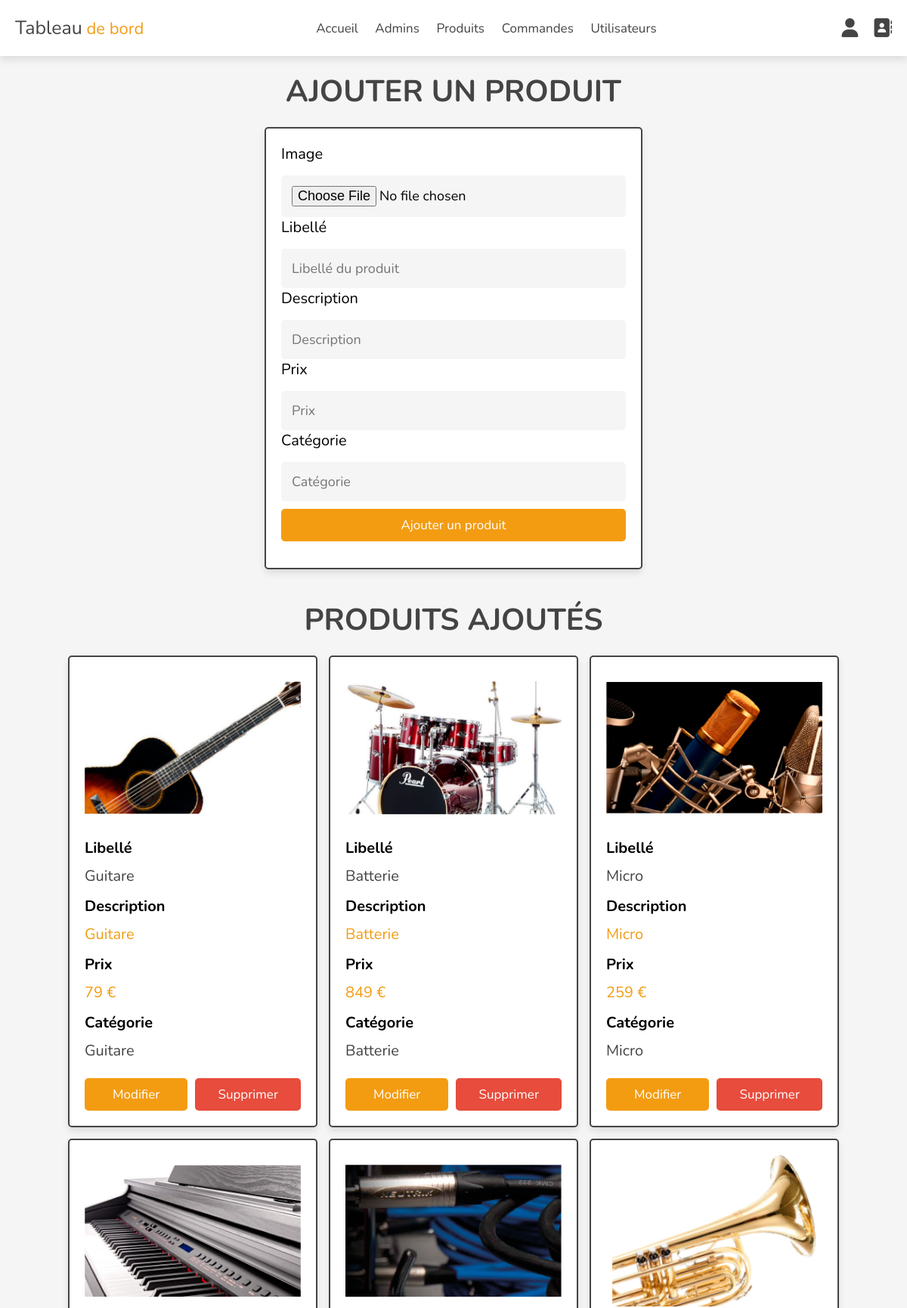
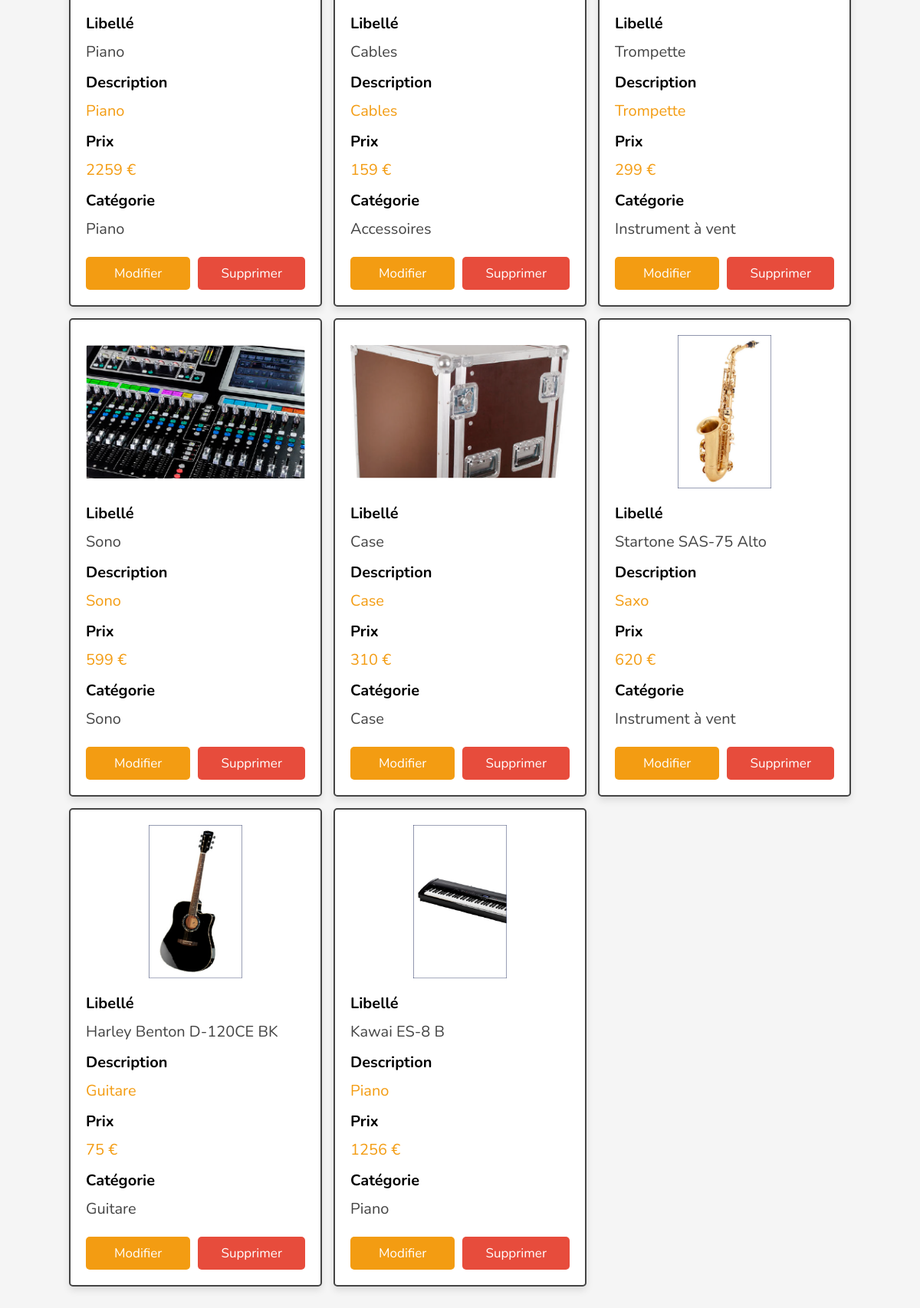
Screenshot of /admin/products.php (signed in) with the database file from the repository (2 pictures, top to bottom).
### tables this page shows
CREATE TABLE `products` (
  `id` int(100) NOT NULL,
  `libelle` varchar(100) NOT NULL,
  `details` varchar(500) NOT NULL,
  `prix` int(10) NOT NULL,
  `image` varchar(100) NOT NULL,
  `categorie` varchar(100) NOT NULL
);

### admin/products.php (the view, shortened to what this page needs)
<?php
include '../components/connect.php';
?>
<!DOCTYPE html>
<html lang="en">
<head>
   <link rel="stylesheet" href="https://cdnjs.cloudflare.com/ajax/libs/font-awesome/6.1.1/css/all.min.css">
   <link rel="stylesheet" href="assets/css/admin_style.css">
</head>
<body>
   <?php include '../components/admin_header.php' ?>
   <section class="add-products">
      <h1 class="heading">Ajouter un produit</h1>
      <form action="" method="post" enctype="multipart/form-data">
         <div class="flex">
            <div class="inputbox">
               <label class="title">Image</label>
               <input type="file" name="image" class="box" accept="image.png, image.jpeg, image.jpg" required>
            </div>
            <div class="inputbox">
               <label class="title">Libellé</label>
               <input type="text" name="libelle" class="box" placeholder="Libellé du produit" required>
            </div>
            <div class="inputbox">
               <label class="title">Description</label>
               <input type="text" name="details" class="box" placeholder="Description" required>
            </div>
            <div class="inputbox">
               <label class="title">Prix</label>
               <input type="number" name="prix" class="box" placeholder="Prix" required>
            </div>
            <div class="inputbox">
               <label class="title">Catégorie</label>
               <input type="text" name="categorie" class="box" placeholder="Catégorie" required>
            </div>
            <input type="submit" value="Ajouter un produit" class="option-btn" name="add_product">
         </div>
      </form>
   </section>
   <section class="show-products">
      <h1 class="heading">Produits ajoutés</h1>
      <div class="box-container">
         <?php
         $select_products = $conn->prepare("SELECT * FROM `products`");
         $select_products->execute();
         if ($select_products->rowCount() > 0) {
            while ($fetch_products = $select_products->fetch(PDO::FETCH_ASSOC)) {
         ?>
               <div class="box">
                  <img src="assets/images/<?= $fetch_products['image']; ?>" alt="">
                  <h3>Libellé</h3>
                  <div class="libelle"><?= $fetch_products['libelle']; ?></div>
                  <h3>Description</h3>
                  <div class="description"><span><?= $fetch_products['details']; ?></span></div>
                  <h3>Prix</h3>
                  <div class="prix"><span><?= $fetch_products['prix'] . ' €'; ?></span></div>
                  <h3>Catégorie</h3>
                  <div class="categorie"><span><?= $fetch_products['categorie']; ?></span></div>
                  <div class="flex-btn">
                     <a href="update_product.php?update=<?= $fetch_products['id']; ?>" class="option-btn">Modifier</a>
                     <a href="produits.php?delete=<?= $fetch_products['id']; ?>" class="delete-btn" onclick="return confirm('Voulez-vous supprimer ce produit ?');">Supprimer</a>
                  </div>
               </div>
         <?php
            }
         } else {
            echo '<p class="empty">Aucun produit ajouté !</p>';
         }
         ?>
      </div>
   </section>
</body>
</html>

### admin/assets/css/admin_style.css (style rules this page uses)
:root { --main-color:#2980b9; --orange:#f39c12; --red:#e74c3c; --black:#444; --white:#fff; --light-color:#777; --light-bg:#f5f5f5; --border:.2rem solid var(--black); --box-shadow:0 .5rem 1rem rgba(0,0,0,.1); }
* { font-family: 'Nunito', sans-serif; margin:0; padding:0; box-sizing: border-box; outline: none; border:none; text-decoration: none; }
html { font-size: 62.5%; overflow-x: hidden; }
body { background-color: var(--light-bg); padding-bottom: 10rem; }
section { padding:2rem; max-width: 1200px; margin:0 auto; }
.heading { font-size: 4rem; color:var(--black); margin-bottom: 2rem; text-align: center; text-transform: uppercase; }
.btn, .delete-btn, .option-btn { display: block; width: 100%; margin-top: 1rem; border-radius: .5rem; padding:1rem 3rem; font-size: 1.7rem; color:var(--white); cursor: pointer; text-align: center; }
.option-btn { background-color: var(--orange); }
.delete-btn { background-color: var(--red); }
.flex-btn { display: flex; gap:1rem; }
.add-products form { max-width: 50rem; margin: 0 auto; background-color: var(--white); box-shadow: var(--box-shadow); border:var(--border); border-radius: .5rem; padding:2rem; }
.add-products form .flex { gap: 1.5rem; margin-bottom: 1.5rem; }
.add-products form .flex label.title { font-size: 2rem; color: black; margin-bottom: 1.8rem; }
.add-products form .box { font-size: 1.8rem; background-color: var(--light-bg); border-radius: .5rem; padding:1.4rem; width: 100%; margin-top: 1.5rem; }
.show-products .box-container { display: grid; grid-template-columns: repeat(auto-fit, 33rem); gap:1.5rem; justify-content: center; align-items: flex-start; }
.show-products .box-container .box { background-color: var(--white); box-shadow: var(--box-shadow); border-radius: .5rem; border:var(--border); padding:2rem; }
.show-products .box-container .box h3 { margin-bottom: 1rem; font-size: 2rem; }
.show-products .box-container .box img { width: 100%; height: 20rem; object-fit: contain; margin-bottom: 1.5rem; }
.show-products .box-container .box .libelle { font-size: 2rem; color:var(--black); margin-bottom: 1.3rem; }
.show-products .box-container .box .description { font-size: 2rem; color:var(--black); margin:.5rem 0; margin-bottom: 1.3rem; }
.show-products .box-container .box .categorie { font-size: 2rem; color:var(--black); margin-bottom: 1.3rem; }
.show-products .box-container .box .prix { font-size: 2rem; color:var(--black); margin-bottom: 1.3rem; }
.show-products .box-container .box .description span, .show-products .box-container .box .prix span { color:var(--orange); }

### rows the page displays
products: image (picture), libelle "Guitare", details "Guitare", prix "79", categorie "Guitare"
products: image (picture), libelle "Batterie", details "Batterie", prix "849", categorie "Batterie"
products: image (picture), libelle "Micro", details "Micro", prix "259", categorie "Micro"
products: image (picture), libelle "Piano", details "Piano", prix "2259", categorie "Piano"
products: image (picture), libelle "Cables", details "Cables", prix "159", categorie "Accessoires"
products: image (picture), libelle "Trompette", details "Trompette", prix "299", categorie "Instrument à vent"
products: image (picture), libelle "Sono", details "Sono", prix "599", categorie "Sono"
products: image (picture), libelle "Case", details "Case", prix "310", categorie "Case"
products: image (picture), libelle "Startone SAS-75 Alto", details "Saxo", prix "620", categorie "Instrument à vent"
products: image (picture), libelle "Harley Benton D-120CE BK", details "Guitare", prix "75", categorie "Guitare"
products: image (picture), libelle "Kawai ES-8 B", details "Piano", prix "1256", categorie "Piano"
